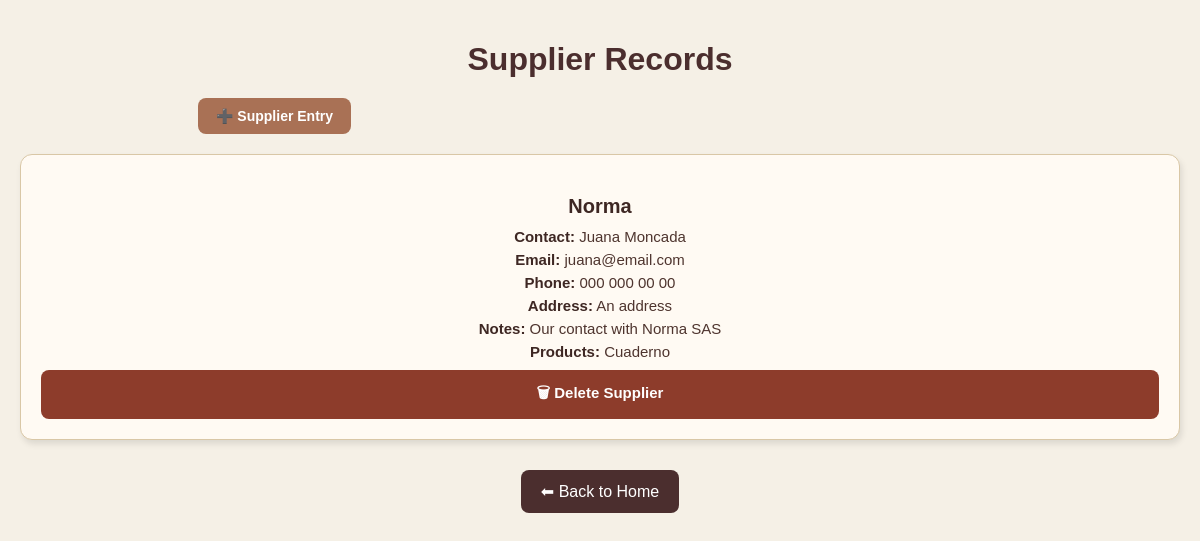
Screenshot of /suppliers/ with the database file from the repository.
### kontaG/models.py (models this page shows, shortened)
class Supplier(models.Model):
    name = models.CharField(max_length=100, unique=True)
    contact_name = models.CharField(max_length=100, blank=True, null=True)
    phone = models.CharField(max_length=20, blank=True, null=True)
    email = models.EmailField(blank=True, null=True)
    address = models.TextField(blank=True, null=True)
    notes = models.TextField(blank=True, null=True)
    products = models.ManyToManyField(Product, related_name="suppliers")

class Product(models.Model):
    CATEGORY_CHOICES = [
        ('alimentos', 'Alimentos'),
        ('utiles', 'Útiles escolares'),
        ('peluqueria', 'Peluquería'),
        ('cosmetica', 'Cosmética'),
        ('limpieza', 'Limpieza'),
    ]
    name = models.CharField(max_length=200, unique=True)
    category = models.CharField(max_length=50, choices=CATEGORY_CHOICES, blank=True, null=True)
    description = models.TextField(blank=True, null=True)
    price = models.DecimalField(max_digits=10, decimal_places=2, default=0.00)
    supplier = models.CharField(max_length=200, blank=True, null=True)
    quantity = models.PositiveIntegerField(default=0)
    image = models.ImageField(upload_to='products/', blank=True, null=True)
    expiration_date = models.DateField(blank=True, null=True)

### kontaG/views.py (the view)
# urls.py: path('suppliers/', kontaG_views.supplier_list, name='supplier_list'),
def supplier_list(request):
    suppliers = Supplier.objects.all()
    return render(request, 'supplier_list.html', {'suppliers': suppliers})

### kontaG/templates/supplier_list.html (shortened to what this page needs)
<!DOCTYPE html>
<html lang="en">
<head>
</head>
<body>
    <h1>Supplier Records</h1>
    <a href="{% url 'supplier_entry' %}" class="btn-entry">➕ Supplier Entry</a>
    <div class="suppliers-container">
        {% for supplier in suppliers %}
        <div class="card">
            <h3>{{ supplier.name }}</h3>
            <p><strong>Contact:</strong> {{ supplier.contact_name }}</p>
            <p><strong>Email:</strong> {{ supplier.email }}</p>
            <p><strong>Phone:</strong> {{ supplier.phone }}</p>
            <p><strong>Address:</strong> {{ supplier.address }}</p>
            <p><strong>Notes:</strong> {{ supplier.notes }}</p>
            <p><strong>Products:</strong>
                {% for product in supplier.products.all %}
                    {{ product.name }}{% if not forloop.last %}, {% endif %}
                {% empty %}
                    None
                {% endfor %}
            </p>
            <a href="{% url 'delete_supplier' supplier.id %}"
               class="btn btn-delete"
               onclick="return confirm('¿Seguro que quieres eliminar {{ supplier.name }}?');">
                🗑 Delete Supplier
            </a>
        </div>
        {% empty %}
        <p style="text-align:center; color:#6d4c41;">No suppliers registered yet.</p>
        {% endfor %}
    </div>
    <a href="{% url 'home' %}" class="btn-home">⬅ Back to Home</a>
</body>
</html>

### kontaG/templates/supplier_list.html (style rules this page uses)
body { font-family: Arial, sans-serif; background-color: #f5f0e6; margin: 0; padding: 20px; color: #5c3d2e; }
h1 { text-align: center; color: #4b2e2e; margin-bottom: 20px; }
.btn-entry { display: inline-block; margin: 0 0 20px 178px; background-color: #a97155; color: #fff; padding: 10px 18px; border-radius: 8px; text-decoration: none; font-size: 14px; font-weight: bold; transition: background-color 0.2s; }
.btn-home { display: block; margin: 30px auto 0 auto; padding: 12px 20px; background-color: #4b2e2e; color: #fff; text-decoration: none; border-radius: 8px; font-size: 16px; text-align: center; width: fit-content; transition: background-color 0.2s; }
.suppliers-container { display: grid; grid-template-columns: repeat(auto-fit, minmax(280px, 1fr)); gap: 20px; max-width: 1200px; margin: 0 auto; }
.card { background-color: #fffaf3; border: 1px solid #d9c7a6; border-radius: 12px; padding: 20px; box-shadow: 2px 4px 6px rgba(0,0,0,0.1); transition: transform 0.2s ease-in-out; text-align: center; }
.card h3 { font-size: 20px; color: #3e2723; margin-bottom: 10px; }
.card p { margin: 6px 0; font-size: 15px; color: #4e342e; }
.card p strong { color: #3e2723; }
.btn { display: block; width: 100%; box-sizing: border-box; padding: 12px; margin-top: 10px; font-size: 15px; font-weight: bold; border: none; border-radius: 8px; cursor: pointer; text-align: center; text-decoration: none; transition: background-color 0.2s; }
.btn-delete { background-color: #8d3c2b; color: #fff; }

### rows the page displays
Supplier: name "Norma", contact_name "Juana Moncada", email "juana@email.com", phone "000 000 00 00", address "An address", notes "Our contact with Norma SAS"
Product: name "Cuaderno"
